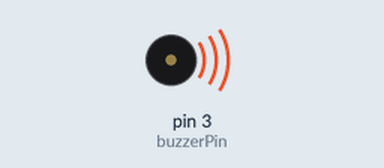
This sketch was run on a simulated Arduino Uno, built with avr-gcc and run on an emulated ATmega328P. Shown: buzzer (waves = sounding).

Above: at 0.07 s.
At 4.5 s:
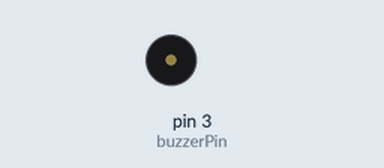
Timing chart, 0 to 8.6 s (numbered marks = the images above):
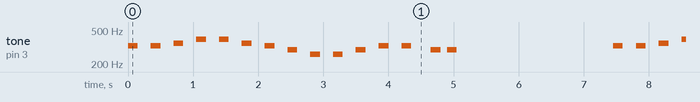

Measured:
- by itself, tone on pin 3 (buzzerPin): plays 329 Hz for 0.15 s, 329 Hz for 0.15 s, 349 Hz for 0.15 s, 392 Hz for 0.15 s, 392 Hz for 0.15 s, 349 Hz for 0.15 s … (265 notes in this stretch)

The sketch:

0305Buzzer.ino
```cpp
int buzzerPin = 3;

void n(int hz,int duration){
  tone(buzzerPin,hz);
  delay(150);
  noTone(buzzerPin);
  delay(duration);
}

void n1(int duration){
  n(261,duration);
}

void n2(int duration){
  n(293,duration);
}

void n3(int duration){
  n(329,duration);
}

void n4(int duration){
  n(349,duration);
}

void n5(int duration){
  n(392,duration);
}

void n6(int duration){
  n(440,duration);
}

void n7(int duration){
  n(493,duration);
}


void setup() {
  // put your setup code here, to run once:
  pinMode(buzzerPin,OUTPUT);
}

void loop() {
  // put your main code here, to run repeatedly:
//  tone(buzzerPin,1000);
//  delay(100);
//  noTone(buzzerPin);
//  delay(100);
//  tone(buzzerPin,1000);
//  delay(100);
//  noTone(buzzerPin);
//  delay(1000);

  n3(200);
  n3(200);
  n4(200);
  n5(200);
  n5(200);
  n4(200);
  n3(200);
  n2(200);
  n1(200);
  n1(200);
  n2(200);
  n3(200);
  n3(300);
  n2(100);
  n2(400);

  delay(2000);
}
```
